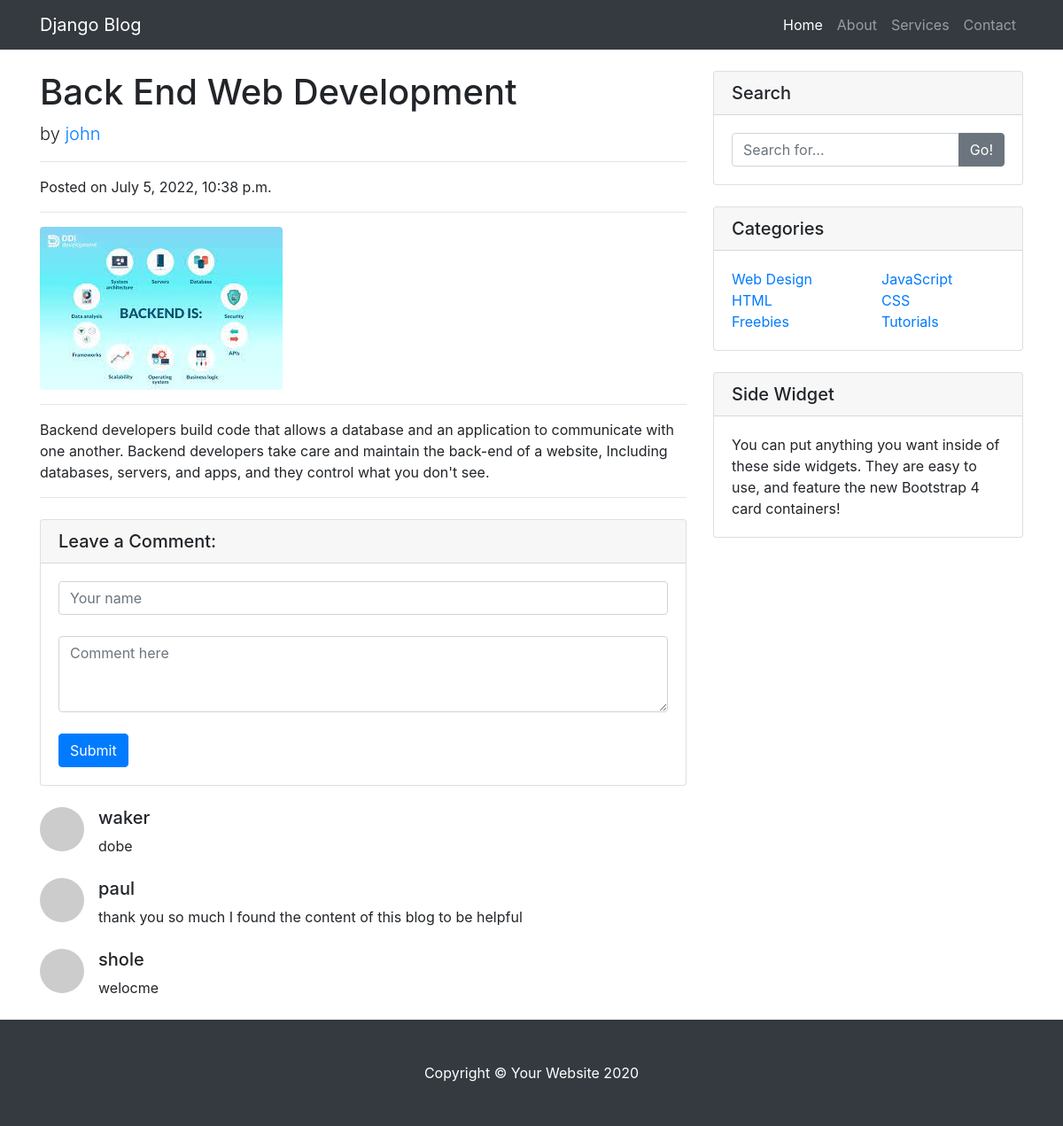
The app's page /blog/back-end-web-development with its own data.
### base/models.py (models this page shows, shortened)
class Blog_Post(models.Model):
    image = models.ImageField(upload_to = 'img')
    title = models.CharField(max_length = 200)
    body = models.TextField()
    slug = models.SlugField()
    writer = models.ForeignKey(User, on_delete = models.CASCADE)
    create_on = models.DateTimeField(auto_now=True)

class Comment(models.Model):
    commenter = models.CharField(max_length = 50)
    body = models.TextField()
    post = models.ForeignKey(Blog_Post, on_delete= models.CASCADE, related_name='comments')

### base/views.py (the view)
# urls.py: path('<str:slug>', views.blog_detailView, name = 'blog_detail' )
def blog_detailView(request, slug):
    post = Blog_Post.objects.get(slug = slug)
    comments = post.comments.all()
    new_comment = None
    if request.method == 'POST':
        form = CommentForm(request.POST)
        if form.is_valid():
            new_comment = form.save(commit=False)
            new_comment.post = post
            new_comment.save()
            return HttpResponseRedirect(reverse('blog_detail', args = [str(post.slug)]))
    else:
        form = CommentForm()
    return render(request, 'blog_detail.html', {'post': post,
     'form': form, 'comments':comments, 'new_comment': new_comment})

### base/forms.py
class CommentForm(forms.ModelForm):
    commenter = forms.CharField(max_length=100, widget=forms.TextInput(attrs={
        'class': 'form-control', 'placeholder':'Your name'
    }))
    body = forms.CharField(max_length=100, widget = forms.Textarea(attrs={
        'class': 'form-control', 'placeholder': 'Comment here', 'rows': 3
    }))
    class Meta:
        model = Comment
        fields = ['commenter', 'body']

### base/templates/blog_detail.html (shortened to what this page needs)
{% extends 'base.html' %}
  {% block content %}
  <div class="container">
    <div class="row">
      <div class="col-lg-8">
        <h1 class="mt-4">{{post.title}}</h1>
        <p class="lead">
          by
          <a href="#">{{post.writer}}</a>
        </p>
        <hr>
        <p>Posted on {{post.create_on}} </p>
        <hr>
        <img class="img-fluid rounded" src="{{post.image.url}}" alt="">
        <hr>
        <p>{{post.body}}</p>
        <hr>
        <div class="card my-4">
          <h5 class="card-header">Leave a Comment:</h5>
          <div class="card-body">
            <form method="POST">
              {{form.commenter}}<br>
              {{form.body}}<br>
              <button type="submit" class="btn btn-primary">Submit</button>
            </form>
          </div>
        </div>
        {% for comment in comments %}
        <div class="media mb-4">
          <img class="d-flex mr-3 rounded-circle" src="http://placehold.it/50x50" alt="">
          <div class="media-body">
            <h5 class="mt-0">{{comment.commenter}}</h5>
           {{comment.body}}
          </div>
        </div>
        {% endfor %}
      </div>
{% endblock content %}

### static/css/blog-home.css (style rules this page uses)
body { padding-top: 56px; }

### records on screen
Blog_Post: title "Back End Web Development", writer "john", create_on "July 5, 2022, 10:38 p.m.", image (picture), body "Backend developers build code that allows a database and an application to communicate with one another. Backend developers take care and maintain the back-end of a website, Including databases, servers, and apps, and they control what you don't see."
Comment: commenter "waker", body "dobe"
Comment: commenter "paul", body "thank you so much I found the content of this blog to be helpful"
Comment: commenter "shole", body "welocme"
